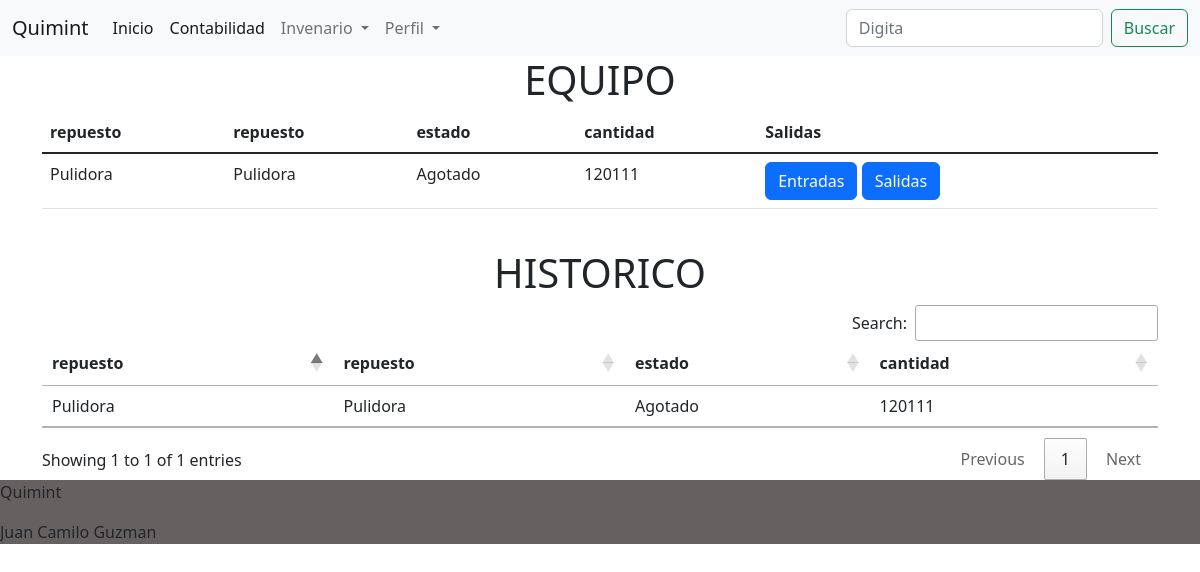
Page /equipo/2 on the committed database.
### principal/models.py (models this page shows, shortened)
class Equipos(models.Model):
    id = models.AutoField(primary_key=True)
    fecha = models.DateTimeField(default=timezone.now)
    repuesto = models.CharField(max_length=20)
    referencia = models.CharField(max_length=20)
    estado = models.CharField(max_length=20, null=True, choices=ESTADOS, default='Disponible')
    cantidad = models.IntegerField()
    entrada = models.CharField(max_length=20)
    salida = models.CharField(max_length=20)
    ocupacionenArea = models.CharField(max_length=20, null=True, choices=AREA, default='Linea Sulfurico')
    especificaciones = models.CharField(max_length=20)
    imagenE = models.ImageField(upload_to="equipos", null= True)
    categoria = models.ForeignKey(Categorias, on_delete=models.CASCADE)
    marca = models.CharField(max_length=20)
    valorU = models.FloatField(max_length=20)
    costo = models.FloatField(max_length=20)

### principal/views.py (the view, shortened to what this page needs)
# urls.py: path('equipo/<int:id>', views.mostrarEquipo, name='equipo'),
def mostrarEquipo(request, id):
    equipo = Equipos.objects.get(id=id)
    if request.method == 'GET':
        form = formEquipos(instance=equipo)
        data={
            'equipo':equipo,
            'form': form,
            'id': id
        }
        return render(request, 'pages/equipo.html',data)

### principal/forms.py
class formEquipos(forms.ModelForm):
    class Meta:
        model = Equipos
        fields = "__all__"

### principal/templates/pages/equipo.html (shortened to what this page needs)
{%extends 'index.html'%}
{%block header%}
     {%include 'components/header.html'%}
{%endblock%}
{% load crispy_forms_tags %}
{%block contenido%}
  <div class="container">
    <div class="equipo">
        <h1 style="text-align:center;">EQUIPO</h1>
        <table class="table table-hover">
            <thead>
                <tr>
                    <th>repuesto</th>
                    <th>repuesto</th>
                    <th>estado</th>
                    <th>cantidad</th>
                    <th>Salidas</th>
                </tr>
            </thead>
            <tbody>
                <tr>
                    <td>{{equipo.repuesto}}</td>
                    <td>{{equipo.repuesto}}</td>
                    <td>{{equipo.estado}}</td>
                    <td>{{equipo.cantidad}}</td>
                    <td>
                        <button type="button" class="btn btn-primary" data-bs-toggle="modal" data-bs-target="#entradas">
                            Entradas
                        </button>
                        <button type="button" class="btn btn-primary" data-bs-toggle="modal" data-bs-target="#salidas">
                            Salidas
                        </button>
                    </td>
                </tr>
            </tbody>
        </table>
    </div>
    <br>
    <div class="historico">
        <h1 style="text-align:center;">HISTORICO</h1>
        <table id="tblEquipos" class="table table-hover" style="width:100%">
            <thead>
                <tr>
                    <th>repuesto</th>
                    <th>repuesto</th>
                    <th>estado</th>
                    <th>cantidad</th>
                </tr>
            </thead>
            <tbody>
                <tr>
                    <td>{{equipo.repuesto}}</td>
                    <td>{{equipo.repuesto}}</td>
                    <td>{{equipo.estado}}</td>
                    <td>{{equipo.cantidad}}</td>
                </tr>
            </tbody>
        </table>
    </div>
  </div>
{%endblock%}
{%block footer%}
     {% include 'components/footer.html'%}
{%endblock%}

### principal/static/index.css (style rules this page uses)
* { text-decoration: none !important; }

### rows in the picture
Equipos: repuesto "Pulidora", estado "Agotado", cantidad "120111"
